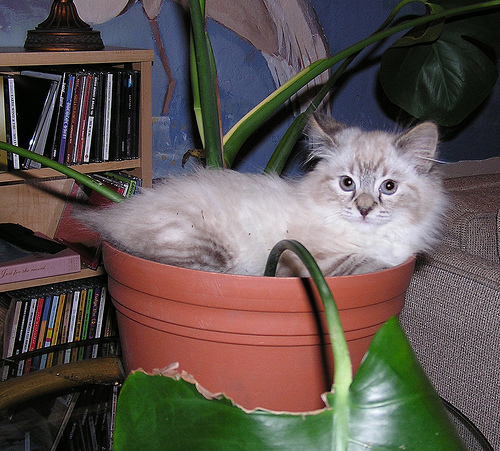
#> input picture notebooks/images/00000100_014.jpg, 500 x 451 px; its folder holds only this picture in this run
$ python -i cat_face_detection.py   (imports and definitions only)
#> lines starting #> are read from the running program, lines starting #| are printed output that depends on the picture; after the words box and inside, x2 and y2 are one past the last pixel; in counts of white or black regions, pixels touching at a corner belong together
import numpy as np
import cv2
import os
import pathlib
import time

cat_cascade = cv2.CascadeClassifier('haarcascade_frontalcatface.xml')
cat_ext_cascade = cv2.CascadeClassifier('haarcascade_frontalcatface_extended.xml')

SF=1.05 #1.3  # try different values of scale factor like 1.05, 1.3, etc
N=2 # try different values of minimum neighbours like 3,4,5,6

# 6: 49.82% 51.41%
# 4: 58.44% 59.20%
# 2: 73.39% 72.92%

root_dir = pathlib.Path('/home/tomita/eigen-neko/')

input_dir = root_dir / 'input'
output_dir = root_dir / 'output'

num_total = 0
num_cats = 0
num_cats_ext = 0

def processImage(fp):
#> called with fp = '../../notebooks/images/00000100_014.jpg'
    global num_total, num_cats, num_cats_ext
    # read the image
    img = cv2.imread(str(fp))
#> img is the input picture: shape (451, 500, 3); mean B, G, R 80.7, 84.6, 94.8
    # convery to gray scale
    gray = cv2.cvtColor(img, cv2.COLOR_BGR2GRAY)
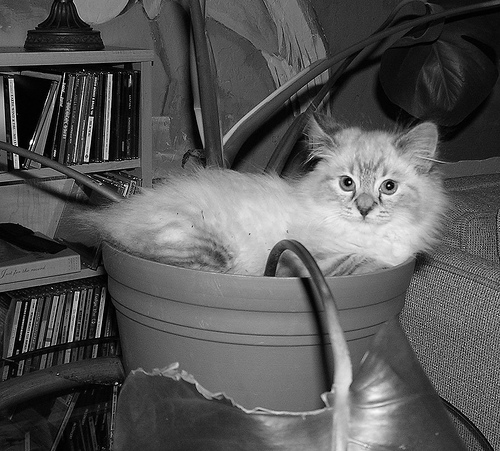
#> gray: shape (451, 500); min 0, max 254, mean 87.2

    # this function returns tuple rectangle starting coordinates x,y, width, height
    cats = cat_cascade.detectMultiScale(gray, scaleFactor=SF, minNeighbors=N)
#> cats = [[317, 144, 100, 100]]
    #print(cats) # one sample value is [[268 147 234 234]]
    cats_ext = cat_ext_cascade.detectMultiScale(gray, scaleFactor=SF, minNeighbors=N)
#> cats_ext = [[315, 141, 107, 107]]
    #print(cats_ext)

    num_total += 1
    has_cats = bool(len(cats))
#> has_cats = True
    num_cats += has_cats
#> num_cats = 1
    has_cats_ext = bool(len(cats_ext))
#> has_cats_ext = True
    num_cats_ext += has_cats_ext
#> num_cats_ext = 1
    print(f'{100 * num_cats / num_total:.2f}%', f'{100 * (num_cats_ext / num_total):.2f}%')
#| 100.00% 100.00%

    # draw a blue rectangle on the image
    for (x,y,w,h) in cats:
        img = cv2.rectangle(img,(x,y),(x+w,y+h),(255,0,0),2)
#> this loop made 1 pass
#> pass 1, in processImage, `img = cv2.rectangle(img,(x,y),(x+w,y+h),(255,0,0),2)`:
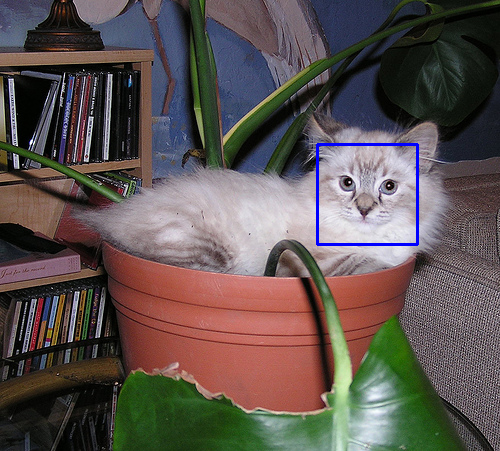
#> img: shape (451, 500, 3); 0.53% of pixels changed, all inside (x1, y1, x2, y2) = (316, 143, 419, 246)
    # draw a green rectangle on the image
    for (x,y,w,h) in cats_ext:
        img = cv2.rectangle(img,(x,y),(x+w,y+h),(0,255,0),2)
#> this loop made 1 pass
#> pass 1, in processImage, `img = cv2.rectangle(img,(x,y),(x+w,y+h),(0,255,0),2)`:
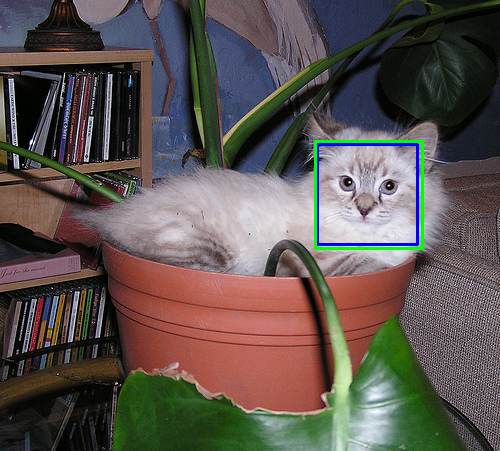
#> img: shape (451, 500, 3); 0.57% of pixels changed, all inside (x1, y1, x2, y2) = (314, 140, 424, 250)

    # save the image to a file
#> (the run stopped early here; a loop or call above may not have finished)
